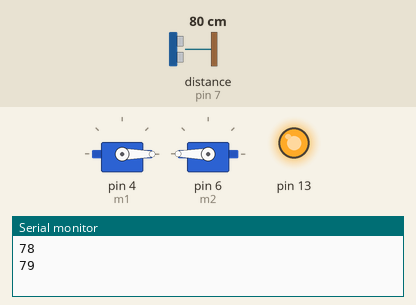
The sketch below on a simulated Arduino Uno, built with avr-gcc and run on an emulated ATmega328P. Shown: 2 × servo, output pins drawn as LEDs (lit = HIGH), the last lines printed to the serial monitor. Wiring (inferred from the names in the program): ultrasonic range finder: trigger pin 8; echo pin 7. The test bench sets the inputs (shaded band); at power-on: distance to the obstacle (sensor on pin 7) 80 cm. The echo pulse lasts 58.3 µs per cm; pins used as bus, display or sensor lines are not drawn.

Above: at 2.4 s.
2.5 s: distance to the obstacle (sensor on pin 7) set to 19 cm
6.0 s: distance to the obstacle (sensor on pin 7) set to 15 cm
At 6.6 s:
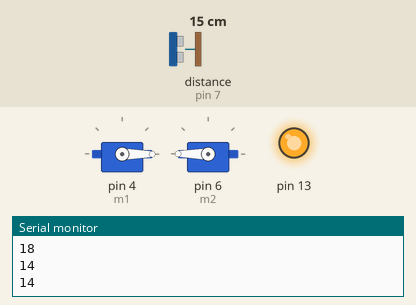
Timing chart, 0 to 9.0 s (numbered marks = the images above; inputs shaded):
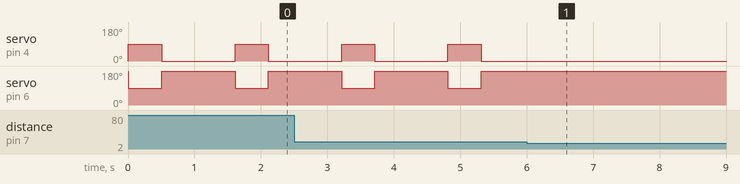

The sketch:

Final.ino
```cpp
#include <Servo.h>
Servo m1;
Servo m2;
int po = 0;


const int echopin= 7;
const int trigpin= 8 ;
long duration;
int distance;


void setup() {
  // put your setup code here, to run once:
pinMode(trigpin,OUTPUT);
pinMode(echopin,INPUT);

Serial.begin(9600);


m1.attach(4);
m2.attach(6);
Serial.begin(9600);
m1.write(0);
m2.write(180);

pinMode(13,OUTPUT);
digitalWrite(13,HIGH);
}

void loop() {

digitalWrite(13,HIGH);

// ##########################################
digitalWrite(trigpin,HIGH);

delayMicroseconds(10);

digitalWrite(trigpin,LOW);

duration=pulseIn(echopin,HIGH);

distance = duration*0.034/2;

Serial.println(distance);

if ((distance < 80 && distance > 15) || (distance > 2000)){
  open();
  delay(500);
  close();
  delay(1000);

  }

delay(100);

//###########################################


//##########################################
}


void open(){

  m1.write(90);
  m2.write(90);
  }


void close(){

  m1.write(0);
  m2.write(180);
  }
```

Measured:
- the behaviour switches between 17 and 16 cm on distance to the obstacle (sensor on pin 7) (found by bisection; images 0 and 1)
- after the input at 6.0 s, servo on pin 4 (m1): stops changing and stays 0°; servo on pin 6 (m2): stops changing and stays 180°
- by itself, servo on pin 4 (m1): alternates 90° for 0.50 s and 0° for 1.1 s
- by itself, servo on pin 6 (m2): alternates 180° for 1.1 s and 90° for 0.50 s
